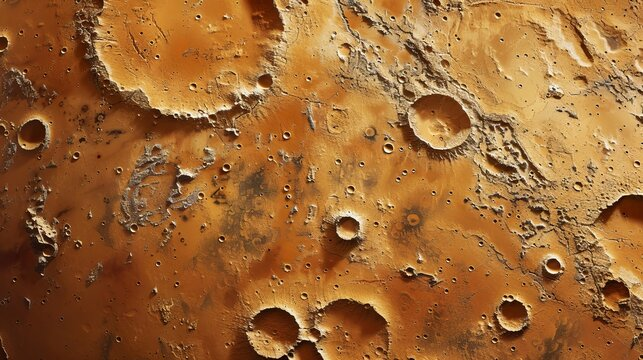
#> input picture assets/sample_maps/mar8.jpg, 643 x 360 px
$ python Kalman_RRTSTAR.py
#> lines starting #> are read from the running program, lines starting #| are printed output that depends on the picture; after the words box and inside, x2 and y2 are one past the last pixel; in counts of white or black regions, pixels touching at a corner belong together
import cv2
import numpy as np
import random
import math
from pathlib import Path

# -------------------- Kalman Filter for Position Estimation --------------------

class KalmanFilter:
    def __init__(self, dt, std_acc, std_meas):
        """
        dt: Time step (s)
        std_acc: Process noise standard deviation
        std_meas: Measurement noise standard deviation
        """
#> called with dt = 1, std_acc = 1, std_meas = 10
        self.dt = dt

        # State vector [x, y, vx, vy]
        self.x = np.zeros((4, 1))

        # State transition model
        self.F = np.array([[1, 0, dt, 0],
                           [0, 1, 0, dt],
                           [0, 0, 1, 0],
                           [0, 0, 0, 1]])

        # Control matrix (not used)
        self.B = np.array([[0.5 * dt**2], [0.5 * dt**2], [dt], [dt]])

        # Measurement matrix (we only measure position)
        self.H = np.array([[1, 0, 0, 0],
                           [0, 1, 0, 0]])

        # Process noise covariance
        self.Q = np.eye(4) * std_acc**2

        # Measurement noise covariance
        self.R = np.eye(2) * std_meas**2

        # Covariance matrix (initial uncertainty)
        self.P = np.eye(4) * 1000

    def predict(self):
        """Predicts the next state"""
        self.x = np.dot(self.F, self.x)
        self.P = np.dot(np.dot(self.F, self.P), self.F.T) + self.Q

    def update(self, z):
        """Updates the state with a new measurement"""
        y = z - np.dot(self.H, self.x)  # Measurement residual
        S = np.dot(self.H, np.dot(self.P, self.H.T)) + self.R
        K = np.dot(np.dot(self.P, self.H.T), np.linalg.inv(S))  # Kalman Gain
        self.x = self.x + np.dot(K, y)
        self.P = self.P - np.dot(K, np.dot(self.H, self.P))

    def get_estimated_position(self):
        """Returns estimated position (x, y)"""
        return self.x[:2].flatten()

# ---------------------- RRT* Path Planning ----------------------

class Node:
    def __init__(self, x, y):
        self.x = x
        self.y = y
        self.parent = None

class RRTStar:
    def __init__(self, map_path, start, goal, max_iter=5000, step_size=10, goal_radius=80, neighbor_radius=100):
#> called with map_path = 'assets/sample_maps/mar8.jpg', start = array of shape (2,), goal = (100, 100), max_iter = 5000, step_size = 10, goal_radius = 80, neighbor_radius = 100
        self.map = cv2.imread(map_path, cv2.IMREAD_GRAYSCALE)
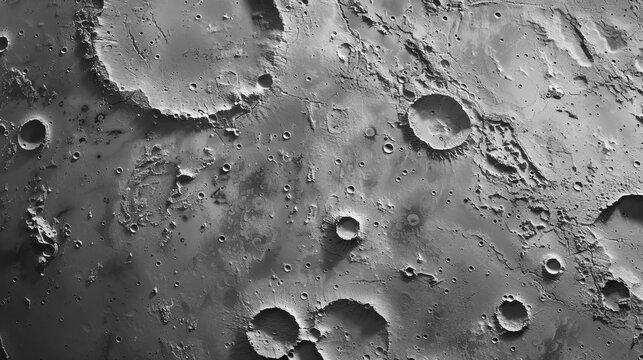
#> self.map: shape (360, 643); min 0, max 255, mean 113.4
        if self.map is None:
            raise FileNotFoundError(f"Error: Could not load {map_path}. Check file path and format.")

        self.start = Node(*start)
        self.goal = Node(*goal)
        self.max_iter = max_iter
        self.step_size = step_size
        self.goal_radius = goal_radius
        self.neighbor_radius = neighbor_radius
        self.nodes = [self.start]
        self.height, self.width = self.map.shape
#> self.height = 360; self.width = 643
        self.obstacle_threshold = 80

    def distance(self, node1, node2):
        return math.sqrt((node1.x - node2.x) ** 2 + (node1.y - node2.y) ** 2)

    def nearest_node(self, random_node):
        return min(self.nodes, key=lambda node: self.distance(node, random_node))

    def steer(self, from_node, to_node):
        theta = math.atan2(to_node.y - from_node.y, to_node.x - from_node.x)
        new_x = int(from_node.x + self.step_size * math.cos(theta))
        new_y = int(from_node.y + self.step_size * math.sin(theta))

        new_x = max(0, min(self.width - 1, new_x))
        new_y = max(0, min(self.height - 1, new_y))

        return Node(new_x, new_y)

    def is_collision_free(self, from_node, to_node):
        x_vals = np.linspace(from_node.x, to_node.x, num=20, dtype=int)
        y_vals = np.linspace(from_node.y, to_node.y, num=20, dtype=int)

        for x, y in zip(x_vals, y_vals):
            if 0 <= y < self.height and 0 <= x < self.width:
                if self.map[y, x] < self.obstacle_threshold:
                    return False
        return True

    def generate_path(self):
        path = []
        current_node = self.goal
        while current_node and current_node.parent:
            path.append((current_node.x, current_node.y))
            current_node = current_node.parent

        if not path:
            print("⚠️ No valid path found!")
            return None

        path.append((self.start.x, self.start.y))
        return path[::-1]

    def run(self, kalman_filter):
        for i in range(self.max_iter):
            estimated_position = kalman_filter.get_estimated_position()
            rand_x = random.randint(0, self.width - 1)
            rand_y = random.randint(0, self.height - 1)
            random_node = Node(rand_x, rand_y)
            nearest = self.nearest_node(random_node)
            new_node = self.steer(nearest, random_node)

            if self.is_collision_free(nearest, new_node):
                new_node.parent = nearest
                self.nodes.append(new_node)

                if self.distance(new_node, self.goal) < self.goal_radius:
                    self.goal = new_node
                    print(f"Path found in {i+1} iterations!")
                    return self.generate_path()

        print("❌ No path found.")
        return None

# ---------------------- Hybrid Execution ----------------------

# Load the map
PROJECT_ROOT = Path(__file__).resolve().parents[2]
map_path = str(PROJECT_ROOT / "assets" / "sample_maps" / "mar8.jpg")
start_point = (70, 20)
goal_point = (100, 100)

# Initialize Kalman Filter
kf = KalmanFilter(dt=1, std_acc=1, std_meas=10)

# Simulated noisy measurements
measurements = np.array([[500, 300], [405, 310], [410, 320], [420, 330]])

# Process measurements through Kalman Filter
for z in measurements:
    kf.predict()
    kf.update(np.array(z).reshape(2, 1))
    print("Estimated Position (after Kalman Filter):", kf.get_estimated_position())

# Run RRT* using Kalman Filter estimated position
rrt_star = RRTStar(map_path, start=kf.get_estimated_position().astype(int), goal=goal_point)
path = rrt_star.run(kf)

# Display result
if path:
    img = cv2.imread(map_path)
#> img is the input picture: shape (360, 643, 3); mean B, G, R 52, 103.1, 157.1
    for i in range(len(path) - 1):
        cv2.line(img, path[i], path[i + 1], (255, 0, 0), 2)
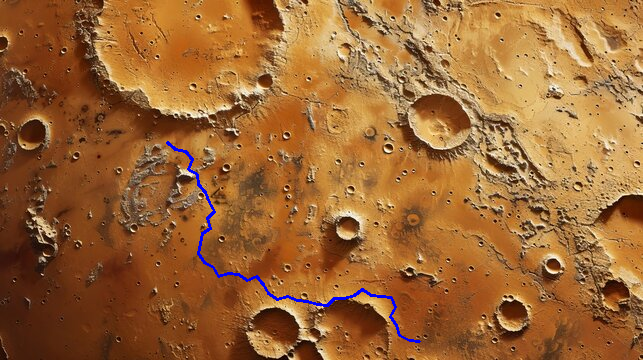
#> img: shape (360, 643, 3); 0.55% of pixels changed, all inside (x1, y1, x2, y2) = (166, 141, 421, 343)

    cv2.imshow("Drone Path", img)
    cv2.waitKey(0)
    cv2.destroyAllWindows()

$ run again, with assets/sample_maps/mar3.jpg copied over assets/sample_maps/mar8.jpg
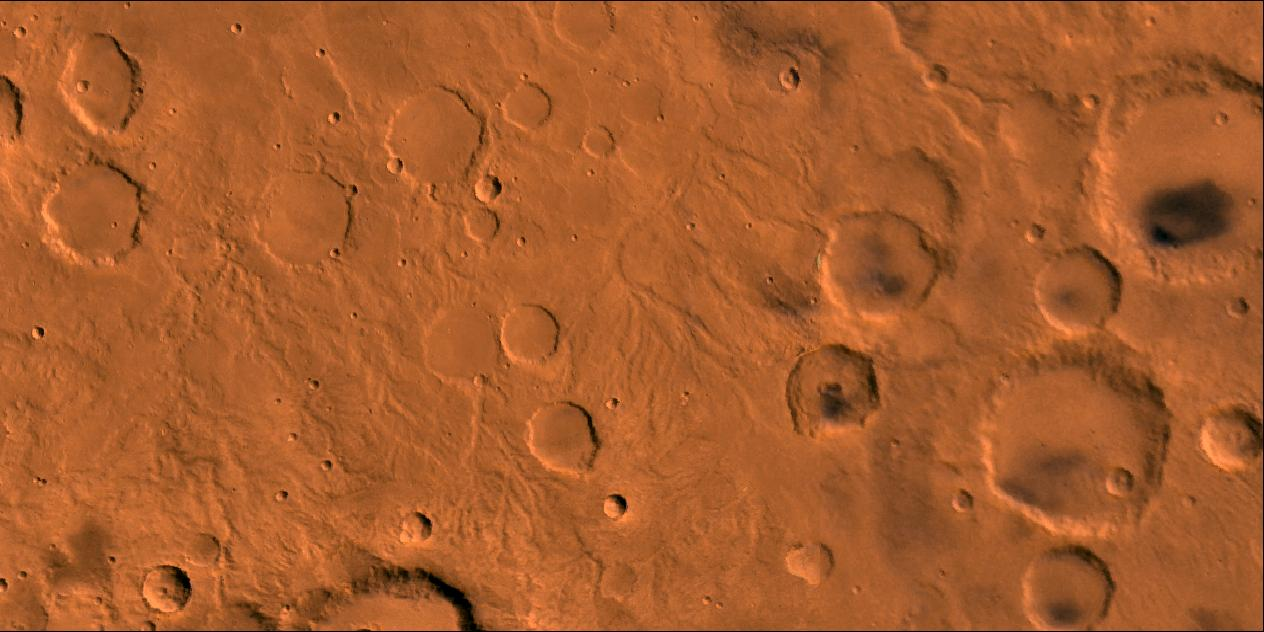
#> input picture assets/sample_maps/mar3.jpg, 1264 x 632 px
#> in __init__, `self.map = cv2.imread(map_path, cv2.IMREAD_GRAYSCALE)`:
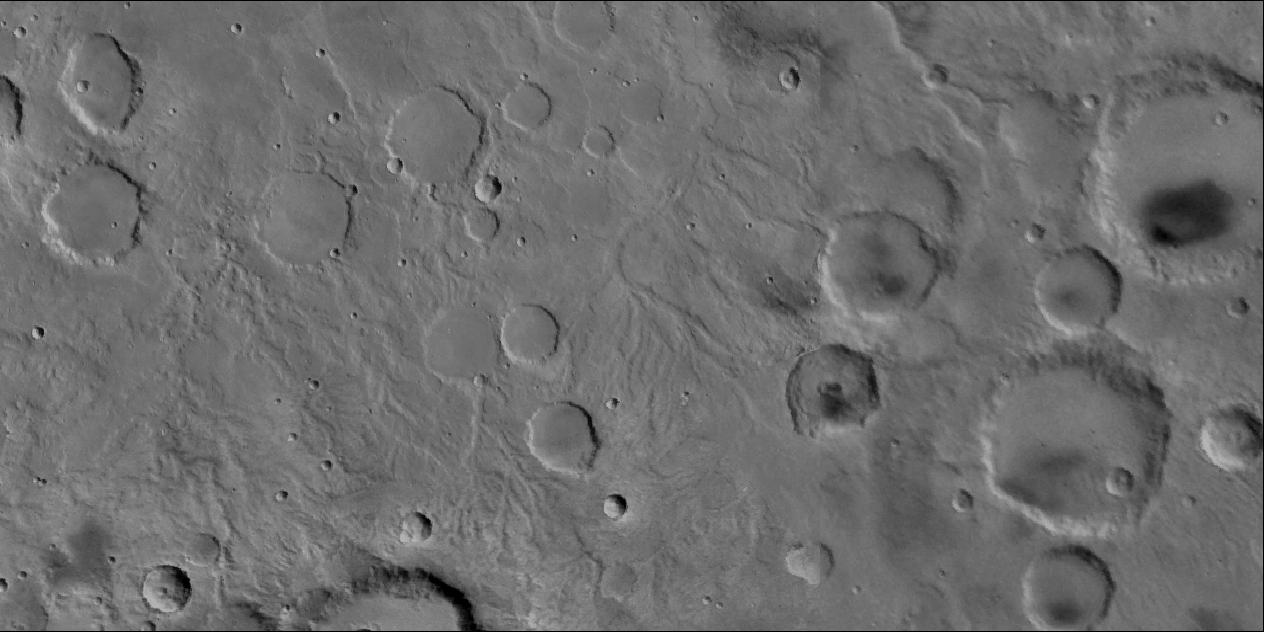
#> self.map: shape (632, 1264); min 0, max 190, mean 109.2
#> img is the input picture: shape (632, 1264, 3); mean B, G, R 44, 92.3, 167.4
#> after the loop `for i in range(len(path) - 1):`:
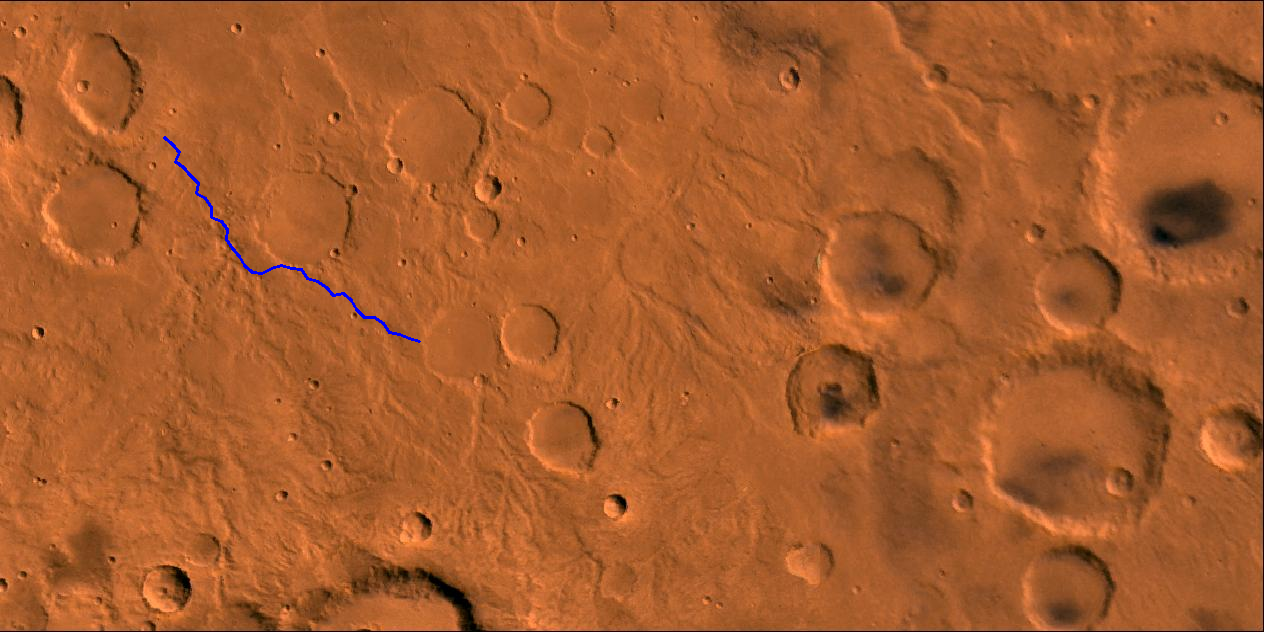
#> img: shape (632, 1264, 3); 0.14% of pixels changed, all inside (x1, y1, x2, y2) = (163, 136, 421, 343)
